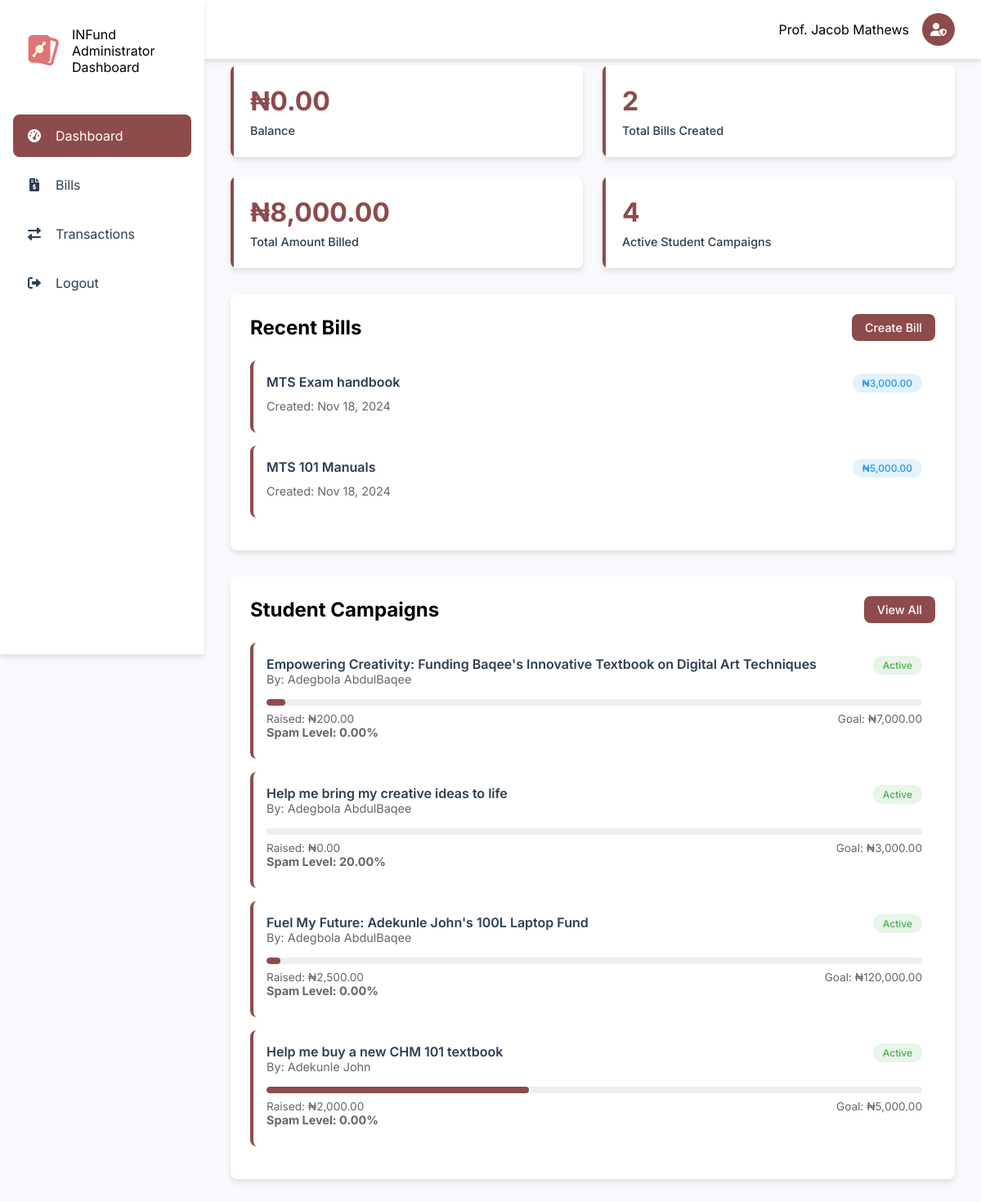
/admin/dashboard.php (signed in), run on the app's committed database.
### tables this page shows
CREATE TABLE `creators` (
  `id` int(11) NOT NULL,
  `fullname` varchar(255) NOT NULL,
  `email` varchar(200) NOT NULL,
  `role` enum('admin','lecturer','headofclass') NOT NULL,
  `department` varchar(1000) NOT NULL,
  `university` varchar(1000) NOT NULL,
  `university_id` int(11) NOT NULL,
  `password` varchar(1000) DEFAULT NULL,
  `balance` decimal(10,2) DEFAULT 0.00,
  `faculty` varchar(200) DEFAULT NULL,
  `created_at` timestamp NOT NULL DEFAULT current_timestamp(),
  `phone` varchar(200) DEFAULT NULL,
  `faculty_id` int(11) DEFAULT NULL,
  `department_id` int(11) DEFAULT NULL
);

CREATE TABLE `bills` (
  `id` int(11) NOT NULL,
  `creator_id` int(11) NOT NULL,
  `name` varchar(255) NOT NULL,
  `university` varchar(255) NOT NULL,
  `faculty` varchar(255) NOT NULL,
  `department` varchar(1000) NOT NULL,
  `level` varchar(255) NOT NULL,
  `matric_no` varchar(255) NOT NULL,
  `price` decimal(10,2) NOT NULL,
  `start_date` date DEFAULT NULL,
  `end_date` date DEFAULT NULL,
  `created_at` timestamp NOT NULL DEFAULT current_timestamp()
);

CREATE TABLE `campaigns` (
  `id` int(11) NOT NULL,
  `title` varchar(255) NOT NULL,
  `description` text NOT NULL,
  `impact` text DEFAULT NULL,
  `importance` text DEFAULT NULL,
  `uid` int(11) NOT NULL,
  `goal_amount` decimal(15,2) NOT NULL,
  `university` varchar(200) DEFAULT NULL,
  `amount_raised` decimal(15,2) DEFAULT 0.00,
  `start_date` date NOT NULL,
  `end_date` date NOT NULL,
  `status` enum('active','completed','cancelled') DEFAULT 'active',
  `created_at` timestamp NOT NULL DEFAULT current_timestamp(),
  `updated_at` timestamp NOT NULL DEFAULT current_timestamp() ON UPDATE current_timestamp(),
  `image1` varchar(1000) NOT NULL,
  `image2` varchar(1000) DEFAULT NULL,
  `image3` varchar(1000) DEFAULT NULL,
  `image4` varchar(1000) DEFAULT NULL,
  `spam_level` decimal(5,2) DEFAULT NULL,
  `ai_classification` varchar(1000) DEFAULT NULL,
  `link` varchar(20) DEFAULT NULL
);

CREATE TABLE `users` (
  `id` int(11) NOT NULL,
  `fullname` varchar(1000) NOT NULL,
  `email` varchar(200) DEFAULT NULL,
  `balance` decimal(15,2) NOT NULL DEFAULT 0.00,
  `username` varchar(30) NOT NULL,
  `phone` varchar(30) DEFAULT NULL,
  `dob` varchar(200) DEFAULT NULL,
  `country` varchar(200) DEFAULT NULL,
  `state` varchar(1000) DEFAULT NULL,
  `university` varchar(1000) DEFAULT NULL,
  `faculty` varchar(1000) DEFAULT NULL,
  `department` varchar(1000) DEFAULT NULL,
  `matric_no` varchar(1000) NOT NULL,
  `password` varchar(1000) DEFAULT NULL,
  `level` varchar(200) NOT NULL DEFAULT '100',
  `bank_id` varchar(200) DEFAULT NULL,
  `bank_account_name` varchar(200) DEFAULT NULL,
  `account_number` int(30) DEFAULT NULL,
  `created_at` varchar(1000) DEFAULT current_timestamp(),
  `last_login` varchar(1000) DEFAULT current_timestamp(),
  `gender` varchar(1000) DEFAULT NULL
);

### includes/admin/functions.php (called while the page is built)
<?php
function getAdminDetails(string $email): array
{
    global $conn;
    if (strpos($email, "@")) {
        $query = "SELECT * FROM creators WHERE email = ?";
    } else {
        $query = "SELECT * FROM creators WHERE id = ?";
    }
    $stmt = $conn->prepare($query);
    $stmt->bind_param("s", $email);
    $stmt->execute();
    $result = $stmt->get_result();
    $data = $result->fetch_assoc();
    return $data;
}

### admin/dashboard.php (the view, shortened to what this page needs)
<?php
$page = "Dashboard";
include '../includes/admin/nav.php';
$stmt = $conn->prepare("SELECT * FROM creators WHERE id = ?");
$stmt->bind_param("i", $_SESSION['admin_id']);
$stmt->execute();
$result = $stmt->get_result();
$admin_details = $result->fetch_assoc();
$stmt = $conn->prepare("SELECT COUNT(*) as total_bills, COALESCE(SUM(price), 0) as total_amount FROM bills WHERE creator_id = ?");
$stmt->bind_param("i", $_SESSION['admin_id']);
$stmt->execute();
$result = $stmt->get_result();
$bills_stats = $result->fetch_assoc();
$stmt = $conn->prepare("SELECT b.*, u.fullname as student_name
                       FROM bills b
                       LEFT JOIN users u ON u.matric_no = b.matric_no
                       WHERE b.creator_id = ?
                       ORDER BY b.created_at DESC LIMIT 5");
$stmt->bind_param("i", $_SESSION['admin_id']);
$stmt->execute();
$result = $stmt->get_result();
$recent_bills = $result->fetch_all(MYSQLI_ASSOC);
$stmt = $conn->prepare("SELECT c.*, u.fullname as student_name
                       FROM campaigns c
                       JOIN users u ON u.id = c.uid
                       JOIN universities un ON u.university = un.abbreviation
                       JOIN university_departments d ON u.department = d.name
                       WHERE un.id = ?
                       AND d.id = ?
                       ORDER BY c.created_at DESC LIMIT 5");
$stmt->bind_param("ii", $admin_details['university_id'], $admin_details['department_id']);
$stmt->execute();
$result = $stmt->get_result();
$recent_campaigns = $result->fetch_all(MYSQLI_ASSOC);
function getProgressPercentage($raised, $goal)
{
    return min(($raised / $goal) * 100, 100);
}
function formatAmount($amount)
{
    return '₦' . number_format($amount, 2);
}
?>
<main class="main-content">
    <div class="cards-grid">
        <div class="card">
            <h2><?php echo formatAmount($admin_details['balance']); ?></h2>
            <p>Balance</p>
        </div>
        <div class="card">
            <h2><?php echo $bills_stats['total_bills']; ?></h2>
            <p>Total Bills Created</p>
        </div>
        <div class="card">
            <h2><?php echo formatAmount($bills_stats['total_amount']); ?></h2>
            <p>Total Amount Billed</p>
        </div>
        <div class="card">
            <h2><?php echo count($recent_campaigns); ?></h2>
            <p>Active Student Campaigns</p>
        </div>
    </div>
    <div class="campaigns-grid">
        <section class="feed-section">
            <div class="section-header">
                <h2>Recent Bills</h2>
                <a href="./create-bill.php" class="view-all">Create Bill</a>
            </div>
            <?php if (empty($recent_bills)) : ?>
                <p>No bills created yet</p>
            <?php else : ?>
                <?php foreach ($recent_bills as $bill) : ?>
                    <a href="./bill-details?id=<?php echo $bill['id']; ?>">
                        <div class="campaign-card">
                            <div class="campaign-header">
                                <div>
                                    <h3 class="campaign-title"><?php echo htmlspecialchars($bill['name']); ?></h3>
                                </div>
                                <span class="badge badge-info"><?php echo formatAmount($bill['price']); ?></span>
                            </div>
                            <div class="campaign-meta">
                                <span>Created: <?php echo date('M j, Y', strtotime($bill['created_at'])); ?></span>
                            </div>
                        </div>
                    </a>
                <?php endforeach; ?>
            <?php endif; ?>
        </section>
        <section class="feed-section">
            <div class="section-header">
                <h2>Student Campaigns</h2>
                <a href="./campaigns.php" class="view-all">View All</a>
            </div>
            <?php if (empty($recent_campaigns)) : ?>
                <p>No active campaigns</p>
            <?php else : ?>
                <?php foreach ($recent_campaigns as $campaign) : ?>
                    <div class="campaign-card">
                        <div class="campaign-header">
                            <div>
                                <h3 class="campaign-title"><?php echo htmlspecialchars($campaign['title']); ?></h3>
                                <p class="campaign-meta">By: <?php echo htmlspecialchars($campaign['student_name']); ?></p>
                            </div>
                            <span class="badge <?php echo $campaign['status'] === 'active' ? 'badge-success' : 'badge-info'; ?>">
                                <?php echo ucfirst($campaign['status']); ?>
                            </span>
                        </div>
                        <div class="progress-bar">
                            <div class="progress-fill" style="width: <?php echo getProgressPercentage($campaign['amount_raised'], $campaign['goal_amount']); ?>%"></div>
                        </div>
                        <div class="campaign-stats">
                            <span>Raised: <?php echo formatAmount($campaign['amount_raised']); ?></span>
                            <span>Goal: <?php echo formatAmount($campaign['goal_amount']); ?></span>
                        </div>
                        <div class="campaign-meta">
                            <b><span>Spam Level: <?php echo number_format($campaign['spam_level'], 2); ?>%</span></b>
                        </div>
                    </div>
                <?php endforeach; ?>
            <?php endif; ?>
        </section>
    </div>
</main>
<?php
include '../includes/admin/footer.php';
?>

### includes/admin/nav.php (shortened to what this page needs)
<?php
include '../config/config.php';
include '../includes/admin/functions.php';
$admin_details = getAdminDetails($_SESSION["admin_id"]);
?>
<!DOCTYPE html>
<html lang="en">
<head>
    <link href="https://cdnjs.cloudflare.com/ajax/libs/toastr.js/latest/css/toastr.min.css" rel="stylesheet" />
    <link rel="stylesheet" href="../assets/css/colors.css">
    <link rel="stylesheet" href="https://cdnjs.cloudflare.com/ajax/libs/font-awesome/6.0.0/css/all.min.css">
    <link rel="stylesheet" href="../assets/css/admin/nav.css">
</head>
<body>
    <div class="container">
        <nav class="sidenav">
            <div class="logo">
                <a href="../"> <img src="../assets/images/static/logo.png" alt="Logo"></a>
                <span>INFund Administrator Dashboard</span>
            </div>
            <ul class="nav-links">
                <li class="nav-item">
                    <a href="./dashboard" class="nav-link <?= isset($page) && $page == 'Dashboard' ? 'active' : ''; ?>">
                        <i class="fas fa-tachometer-alt"></i>
                        <span>Dashboard</span>
                    </a>
                </li>
                <li class="nav-item">
                    <a href="./bills" class="nav-link <?= isset($page) && $page == 'Bills' ? 'active' : ''; ?>">
                        <i class="fas fa-file-invoice-dollar"></i>
                        <span>Bills</span>
                    </a>
                </li>
                <li class="nav-item">
                    <a href="./transactions" class="nav-link <?= isset($page) && $page == 'Transactions' ? 'active' : ''; ?>">
                        <i class="fas fa-exchange-alt"></i>
                        <span>Transactions</span>
                    </a>
                </li>
                <li class="nav-item">
                    <a href="./logout" class="nav-link ">
                        <i class="fas fa-sign-out-alt"></i>
                        <span>Logout</span>
                    </a>
                </li>
            </ul>
        </nav>
        <div class="topnav">
            <div class="user-profile">
                <span><?php echo $admin_details['fullname']; ?></span>
                <a href="./profile">
                    <div class="avatar">
                        <i class="fas fa-user-shield"></i>
                    </div>
                </a>
            </div>
        </div>

### assets/css/colors.css (style rules this page uses)
:root { --primary-color: #d36668; --secondary-color: #755e28; --accent-color: #d36668; --text-color: #2C3E50; --background-color: #F7F9FC; --card-background: #FFFFFF; --border-radius: 8px; --transition: all 0.3s ease; --shadow: 0 4px 6px rgba(0, 0, 0, 0.1); --shadow-hover: 0 10px 15px rgba(0, 0, 0, 0.15); --gradient: linear-gradient(135deg, var(--primary-color), #ff8a8c); }
body { font-family: Inter; }

### admin/dashboard.php (style rules this page uses)
a { text-decoration: none !important; }

### data on the page
creators: fullname "Prof. Jacob Mathews", balance "₦0.00"
bills: name "MTS Exam handbook", price "₦3,000.00", created_at "Nov 18, 2024"
bills: name "MTS 101 Manuals", price "₦5,000.00", created_at "Nov 18, 2024"
campaigns: title "Empowering Creativity: Funding Baqee's Innovative Textbook on Digital Art Techniques", uid.fullname "Adegbola AbdulBaqee", status "Active", amount_raised "₦200.00", goal_amount "₦7,000.00", spam_level "0.00"
campaigns: title "Help me bring my creative ideas to life", uid.fullname "Adegbola AbdulBaqee", status "Active", amount_raised "₦0.00", goal_amount "₦3,000.00", spam_level "20.00"
campaigns: title "Fuel My Future: Adekunle John's 100L Laptop Fund", uid.fullname "Adegbola AbdulBaqee", status "Active", amount_raised "₦2,500.00", goal_amount "₦120,000.00", spam_level "0.00"
campaigns: title "Help me buy a new CHM 101 textbook", uid.fullname "Adekunle John", status "Active", amount_raised "₦2,000.00", goal_amount "₦5,000.00", spam_level "0.00"

### other printed values
$bills_stats['total_bills'] "2"
formatAmount($bills_stats['total_amount']) "₦8,000.00"
count($recent_campaigns) "4"
